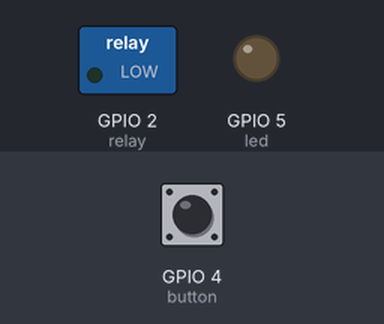
A sketch run on a simulated ESP32. Parts: switched loads named in the sketch (green lamp = pin HIGH), output pins drawn as LEDs (lit = HIGH). The test bench sets the inputs (shaded band); at power-on: GPIO 4 (button) HIGH. What the sketch prints to the serial monitor is not drawn.

Above: at 1.3 s.
1.4 s: GPIO 4 (button) pulled LOW for 0.15 s
At 1.9 s:
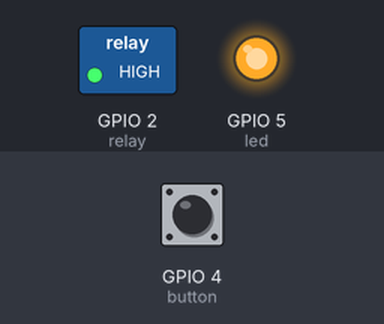
3.0 s: GPIO 4 (button) pulled LOW for 1 s
At 4.5 s:
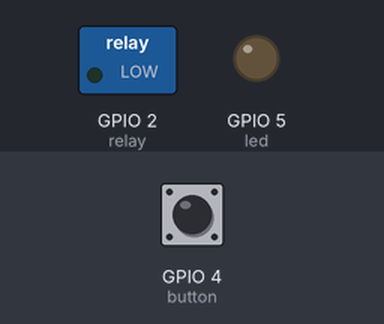
5.5 s: GPIO 4 (button) pulled LOW for 3.2 s
At 6.6 s:
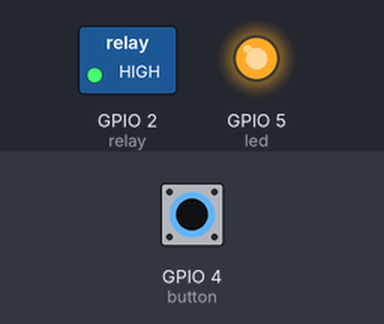
Timing chart, 0 to 8.5 s (numbered marks = the images above; inputs shaded):
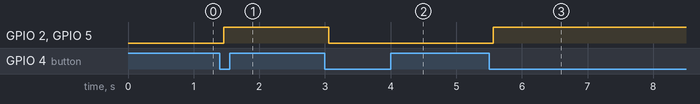

The sketch:

esp32_or_esp8266_AjexHomeAutomation_localWifi.ino
```cpp
//#include <ESP8266WiFi.h>           //////////////////////////////////////////////////////////////////////////////////////////////
//#include <ESP8266WebServer.h>      //////////////////////////////////////////////////////////////////////////////////////////////

#include <WiFi.h>
#include <WebServer.h>

const char MAIN_page[] PROGMEM = R"=====(

<!DOCTYPE html>
<html lang="en">
<head>
    <meta charset="UTF-8">
    <meta http-equiv="X-UA-Compatible" content="IE=edge">
    <meta name="viewport" content="width=device-width, initial-scale=1.0">
    <title>HOME</title>
    <style>
        html {
            font-family: Helvetica;
            margin: 100px auto;
            text-align: center;
            cursor: crosshair;
            background: #242424;
        }

        h1 {
            color: white;
        }

        #button {
            background-color: rgb(80, 80, 80);
            border: 6px #f00 solid;
            outline: none;
            color: #f00;
            padding: 30px 60px;
            border-radius: 90px;
            font-size: 30px;
            font-weight: bold;
            margin: 2px;
            cursor: pointer;
        }

        #em {
            color: rgb(255, 0, 0);
        }

        @media screen and (min-width: 601px) {
            #button {
                width: 200px;
            }
        }

        @media screen and (max-width: 1000px) {
            #button {
                width: 250px;
            }
        }
    </style>
</head>
<body>

    <h1>HOME AUTOMATION SWITCH</h1>
    <button onclick="isend()" id="button">OFF</button>
    <h4 id="em"></h4>

    <script>
        var buts = "OFF";
        var buttonid = document.getElementById("button");
        var eid = document.getElementById("em");
        function isend() {
            if (buttonid.innerText == "OFF") {
                var xhttp = new XMLHttpRequest();
                xhttp.timeout = 1000;
                xhttp.onreadystatechange = function () {
                    if (this.readyState == 4 && this.status == 200) {
                        buttonid.innerText = "ON";
                        buttonid.style.color = "#0f0";
                        buttonid.style.border = "6px #0f0 solid";
                        eid.innerText = "";
                    }
                }
                xhttp.ontimeout = function() {
                  eid.innerText = "Something Is Wrong ( status: " + String(this.status) + " )";
                }
                xhttp.open("GET", "input?ls=ON", true);
                xhttp.send();
            } else if (buttonid.innerText == "ON") {
                var xhttp = new XMLHttpRequest();
                xhttp.timeout = 1000;
                xhttp.onreadystatechange = function () {
                    if (this.readyState == 4 && this.status == 200) {
                        buttonid.innerText = "OFF";
                        buttonid.style.color = "#f00";
                        buttonid.style.border = "6px #f00 solid";
                        eid.innerText = "";
                    }
                }
                xhttp.ontimeout = function() {
                  eid.innerText = "Something Is Wrong ( status: " + String(this.status) + " )";
                }
                xhttp.open("GET", "input?ls=OFF", true);
                xhttp.send();
            }
        }

        setInterval(function () {
            getData();
        }, 100);

        function getData() {
            var xhttp = new XMLHttpRequest();
            xhttp.onreadystatechange = function () {
                if (this.readyState == 4 && this.status == 200) {
                    var dt = this.responseText;
                    if (dt == "ON") {
                        buttonid.innerText = "ON";
                        buttonid.style.color = "#0f0";
                        buttonid.style.border = "6px #0f0 solid";
                        eid.innerText = "";
                    } else if (dt == "OFF") {
                        buttonid.innerText = "OFF";
                        buttonid.style.color = "#f00";
                        buttonid.style.border = "6px #f00 solid";
                        eid.innerText = "";
                    }
                }
            }
            xhttp.open("GET", "info", true);
            xhttp.send();
        }
    </script>
</body>
</html>

)=====";

const char *ssid = "Home Control";
const char *password = "123456789";

IPAddress local_ip(192, 168, 1, 1);
IPAddress gateway(192, 168, 1, 1);
IPAddress subnet(255, 255, 255, 0);

//ESP8266WebServer server(80);        /////////////////////////////////////////////////////////////////////////////////////////////////////

WebServer server(80);

String relayState = "OFF";

//const int button = 0;
//const int relay = 12;
//const int led = 13;

const int button = 4;
const int relay = 2;
const int led = 5;

int cbs;
int lbs;

void handle_OnConnect()
{
    String s = MAIN_page;
    server.send(200, "text/html", s);
}

void handle_info(){
    server.send(200, "text/plane", relayState);
}

void handle_input(){
    String ls = "OFF";
    relayState = server.arg("ls");
    if (relayState == "ON")
    {
        digitalWrite(relay, HIGH);
        digitalWrite(led, HIGH);
    }else if(relayState == "OFF")
    {
        digitalWrite(relay, LOW);
        digitalWrite(led, LOW);
    }
    server.send(200, "text/plane", relayState);
}

void handle_NotFound()
{
    server.send(404, "text/plain", "Not found");
}

void setup()
{
    pinMode(button,INPUT_PULLUP);
    pinMode(relay, OUTPUT);
    pinMode(led, OUTPUT);
    digitalWrite(relay, LOW);
    digitalWrite(led, LOW);
    cbs = digitalRead(button);

    WiFi.softAP(ssid, password);
    WiFi.softAPConfig(local_ip, gateway, subnet);
    delay(100);

    server.on("/", handle_OnConnect);
    server.on("/input", handle_input);
    server.on("/info", handle_info);
    server.onNotFound(handle_NotFound);
    server.begin();

    Serial.begin(9600);
    Serial.println();
    Serial.print("SSID: ");
    Serial.print(ssid);
    Serial.println();
    Serial.print("PASSWORD: ");
    Serial.print(password);
    Serial.println();
    Serial.print("IP Address: ");
    Serial.print(WiFi.softAPIP());
}

void loop(void)
{
    server.handleClient();

    lbs  = cbs;
    cbs = digitalRead(button);
    delay(50);
    if(lbs == HIGH && cbs == LOW) {
        if (relayState=="ON"){
            relayState="OFF";
            digitalWrite(relay, LOW);
            digitalWrite(led, LOW);
        }else if (relayState=="OFF")
        {
            relayState="ON";
            digitalWrite(relay, HIGH);
            digitalWrite(led, HIGH);
        }
    }
}
```

Measured:
- after the input at 1.4 s, GPIO 2 (relay), GPIO 5 (led): LOW → HIGH after 0.06 s
- after the input at 3.0 s, GPIO 2 (relay), GPIO 5 (led): HIGH → LOW after 0.06 s
- after the input at 5.5 s, GPIO 2 (relay), GPIO 5 (led): LOW → HIGH after 0.07 s
